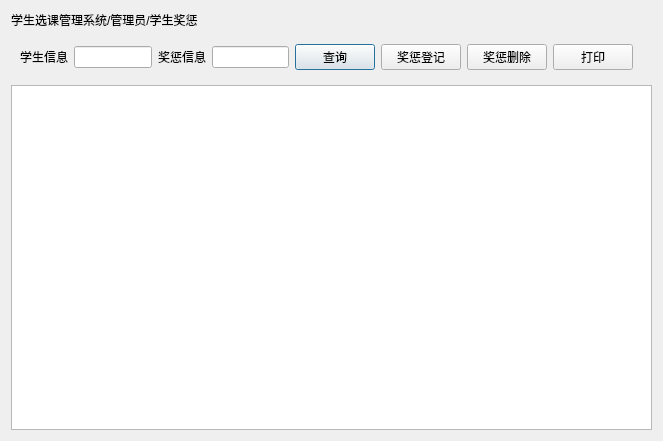
<?xml version="1.0" encoding="UTF-8"?>
<ui version="4.0">
 <class>adcell1_stuPa</class>
 <widget class="QDialog" name="adcell1_stuPa">
  <property name="geometry">
   <rect>
    <x>0</x>
    <y>0</y>
    <width>663</width>
    <height>441</height>
   </rect>
  </property>
  <property name="windowTitle">
   <string>Dialog</string>
  </property>
  <layout class="QGridLayout" name="gridLayout_2">
   <item row="0" column="0">
    <widget class="QLabel" name="label">
     <property name="text">
      <string>学生选课管理系统/管理员/学生奖惩</string>
     </property>
    </widget>
   </item>
   <item row="1" column="0">
    <widget class="QWidget" name="tool" native="true">
     <layout class="QGridLayout" name="gridLayout">
      <item row="0" column="1">
       <widget class="QLineEdit" name="stuInfo"/>
      </item>
      <item row="0" column="3">
       <widget class="QLineEdit" name="paSort"/>
      </item>
      <item row="0" column="4">
       <widget class="QPushButton" name="btn_search">
        <property name="text">
         <string>查询</string>
        </property>
       </widget>
      </item>
      <item row="0" column="0">
       <widget class="QLabel" name="label_2">
        <property name="text">
         <string>学生信息</string>
        </property>
       </widget>
      </item>
      <item row="0" column="6">
       <widget class="QPushButton" name="btn_delPa">
        <property name="text">
         <string>奖惩删除</string>
        </property>
       </widget>
      </item>
      <item row="0" column="7">
       <widget class="QPushButton" name="btn_print">
        <property name="text">
         <string>打印</string>
        </property>
       </widget>
      </item>
      <item row="0" column="2">
       <widget class="QLabel" name="label_3">
        <property name="text">
         <string>奖惩信息</string>
        </property>
       </widget>
      </item>
      <item row="0" column="5">
       <widget class="QPushButton" name="btn_addPa">
        <property name="text">
         <string>奖惩登记</string>
        </property>
       </widget>
      </item>
      <item row="0" column="8">
       <spacer name="horizontalSpacer">
        <property name="orientation">
         <enum>Qt::Horizontal</enum>
        </property>
        <property name="sizeHint" stdset="0">
         <size>
          <width>40</width>
          <height>20</height>
         </size>
        </property>
       </spacer>
      </item>
     </layout>
    </widget>
   </item>
   <item row="2" column="0">
    <widget class="QTableView" name="tableView"/>
   </item>
  </layout>
 </widget>
 <resources/>
 <connections/>
</ui>
